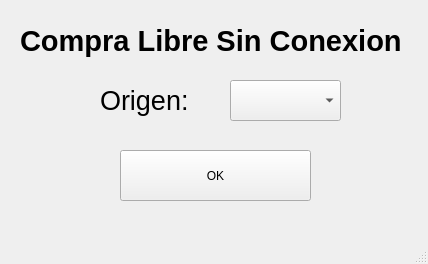
<?xml version="1.0" encoding="UTF-8"?>
<ui version="4.0">
 <class>CompraLibreSinCone</class>
 <widget class="QMainWindow" name="CompraLibreSinCone">
  <property name="geometry">
   <rect>
    <x>0</x>
    <y>0</y>
    <width>428</width>
    <height>264</height>
   </rect>
  </property>
  <property name="windowTitle">
   <string>MainWindow</string>
  </property>
  <widget class="QWidget" name="centralwidget">
   <widget class="QPushButton" name="pushButton">
    <property name="geometry">
     <rect>
      <x>120</x>
      <y>150</y>
      <width>191</width>
      <height>51</height>
     </rect>
    </property>
    <property name="text">
     <string>OK</string>
    </property>
   </widget>
   <widget class="QComboBox" name="comboBox">
    <property name="geometry">
     <rect>
      <x>230</x>
      <y>80</y>
      <width>111</width>
      <height>41</height>
     </rect>
    </property>
   </widget>
   <widget class="QLabel" name="label">
    <property name="geometry">
     <rect>
      <x>20</x>
      <y>20</y>
      <width>401</width>
      <height>41</height>
     </rect>
    </property>
    <property name="font">
     <font>
      <family>MS Sans Serif</family>
      <pointsize>22</pointsize>
      <weight>75</weight>
      <bold>true</bold>
     </font>
    </property>
    <property name="text">
     <string>Compra Libre Sin Conexion</string>
    </property>
   </widget>
   <widget class="QLabel" name="label_2">
    <property name="geometry">
     <rect>
      <x>100</x>
      <y>80</y>
      <width>101</width>
      <height>41</height>
     </rect>
    </property>
    <property name="font">
     <font>
      <family>MS Sans Serif</family>
      <pointsize>20</pointsize>
      <weight>50</weight>
      <bold>false</bold>
      <underline>false</underline>
     </font>
    </property>
    <property name="text">
     <string>Origen:</string>
    </property>
   </widget>
  </widget>
  <widget class="QMenuBar" name="menubar">
   <property name="geometry">
    <rect>
     <x>0</x>
     <y>0</y>
     <width>428</width>
     <height>21</height>
    </rect>
   </property>
  </widget>
  <widget class="QStatusBar" name="statusbar"/>
 </widget>
 <resources/>
 <connections/>
</ui>
